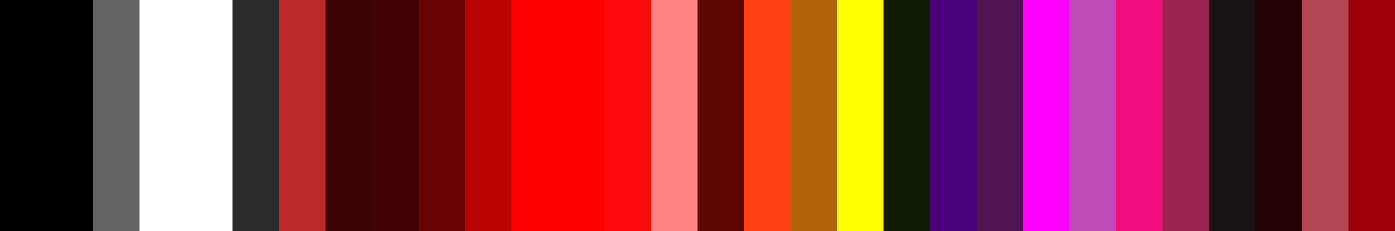
#> input picture analyzer/plots/colors/ir_anger.png, 2790 x 462 px, found by its file name (shown at 1/2 size); its folder holds only this picture in this run
$ python convolve.py
#> lines starting #> are read from the running program, lines starting #| are printed output that depends on the picture
from PIL import Image
import numpy as np
import imageio
from tqdm import tqdm  # Import tqdm for progress bar
from scipy.ndimage import convolve
import os

def convolute(img_source):

#> called with img_source = 'ir_anger.png'
    img_source = 'analyzer/plots/colors/' + img_source

    # Load your PNG file
    img = Image.open(img_source)
#> img is the input picture: PIL image 2790x462 RGBA; mean R, G, B, A 148.7, 51.2, 61.7, 255

    # Convert image to numpy array (RGB)
    img_array = np.array(img)

    # Define a simple kernel (e.g., identity or blur kernel)
    kernel = np.array([
        [1, 1, 1],
        [1, 1, 1],
        [1, 1, 1]
    ]) / 9

    # Function to apply convolution using scipy
    def apply_convolution(img_array, kernel):
        # Apply convolution for each color channel separately
        convolved_img_array = np.zeros_like(img_array)

        for c in range(img_array.shape[2]):  # Iterate over color channels (RGB)
            convolved_img_array[:, :, c] = convolve(img_array[:, :, c], kernel)

        return convolved_img_array

    # Prepare for GIF generation
    frames = []

    # Number of frames for GIF generation

    column_sizes = [30 - i for i in range(30)]  # List of column sizes to iterate over
    num_frames = len(column_sizes)  # We have 30 steps, one for each column count

    # Start with the original image
    current_img_array = img_array

    # Determine the target size for resizing all frames (use the size of the original image)
    height, width, _ = img_array.shape
#> height = 462; width = 2790
    target_size = (width, height)  # We will resize all images to match the original size
#> target_size = (2790, 462)

    # Convolve image step by step and save frames for the GIF, with progress bar
    for i in tqdm(range(num_frames), desc="Generating Frames", unit="frame"):
        # Determine the current column size
        column_size = column_sizes[i % len(column_sizes)]  # Loop through the column sizes

        # Resize the image to the current column size
        new_width = column_size
        resized_img = Image.fromarray(current_img_array)
        resized_img = resized_img.resize((new_width, height))  # Resize to new width
        resized_img_array = np.array(resized_img)

        # Apply convolution to the resized image
        convolved_img_array = apply_convolution(resized_img_array, kernel)

        # Resize back to the target size (original size) to ensure all frames are the same size
        resized_back_img = Image.fromarray(np.clip(convolved_img_array, 0, 255).astype(np.uint8))
        resized_back_img = resized_back_img.resize(target_size)  # Resize to original size
        frames.append(np.array(resized_back_img))  # Store frame as numpy array
#> this loop made 30 passes
#> pass 1, in convolute, `resized_img = resized_img.resize((new_width, height))`:
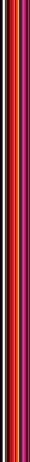
#> resized_img: PIL image 30x462 RGBA; mean R, G, B, A 148.6, 51.3, 61.7, 255
#> pass 1, in convolute, `convolved_img_array = apply_convolution(resized_img_array, kernel)`:
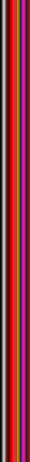
#> convolved_img_array: shape (462, 30, 4); mean R, G, B, A 148.2, 50.9, 61.3, 255
#> pass 1, in convolute, `resized_back_img = resized_back_img.resize(target_size)`:
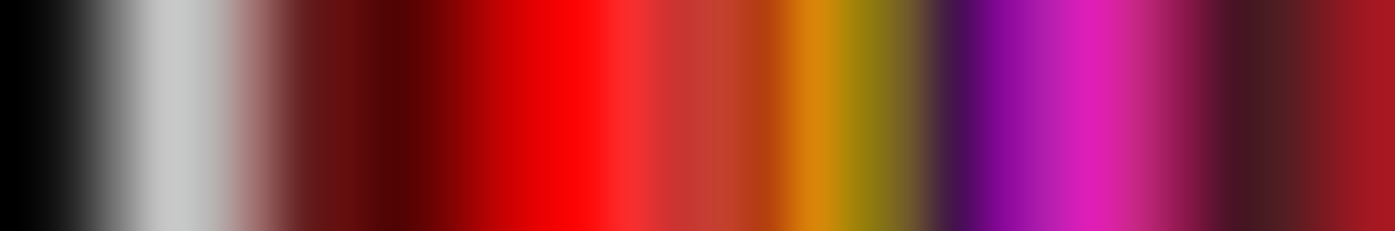
#> resized_back_img: PIL image 2790x462 RGBA (shown at 1/2 size); mean R, G, B, A 148.2, 50.9, 61.3, 255
#> pass 2, in convolute, `resized_img = resized_img.resize((new_width, height))`:
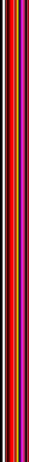
#> resized_img: PIL image 29x462 RGBA; mean R, G, B, A 148.5, 51.3, 61.7, 255
#> after the loop, frames = 30 items

    # Create and save the GIF
    file_path = '/'.join(img_source.split('/')[:-1])
    file_path = file_path + '/blur_convolution_gifs/' + img_source.split('/')[-1][:-3] + 'gif'

    imageio.mimsave(file_path, frames, duration=0.1)  # Adjust duration for frame speed

# convolute('or_joy.png')

folder_path = 'analyzer/plots/colors/'

# Get a list of all file names in the folder
file_names = [f for f in os.listdir(folder_path) if os.path.isfile(os.path.join(folder_path, f))]

for pngs in file_names:
    convolute(pngs)

$ run again, on analyzer/plots/colors/ir_sad.png
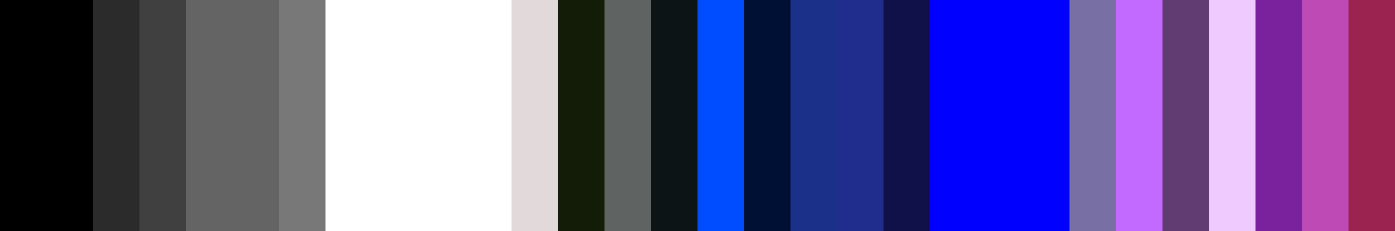
#> input picture analyzer/plots/colors/ir_sad.png, 2790 x 462 px, found by its file name (shown at 1/2 size)
#> in convolute, img is the input picture: PIL image 2790x462 RGBA; mean R, G, B, A 99.6, 87.8, 147.3, 255
#> the loop in convolute, `for i in tqdm(range(num_frames), desc="Generating Frames", unit="frame..` made 30 passes
#> pass 1, in convolute, `resized_back_img = resized_back_img.resize(target_size)`:
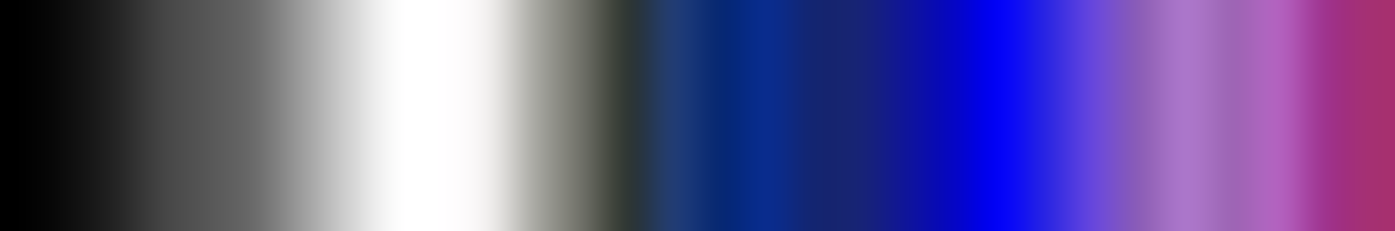
#> resized_back_img: PIL image 2790x462 RGBA (shown at 1/2 size); mean R, G, B, A 99.3, 87.3, 146.7, 255
#> pass 2, in convolute, `resized_img = resized_img.resize((new_width, height))`:
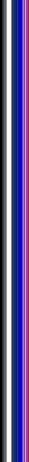
#> resized_img: PIL image 29x462 RGBA; mean R, G, B, A 99.7, 87.9, 147.1, 255
#> after the loop in convolute, `for i in tqdm(range(num_frames), desc="Generating Frames", unit="frame..`: frames = 30 items

$ run again, on analyzer/plots/colors/or_anger.png
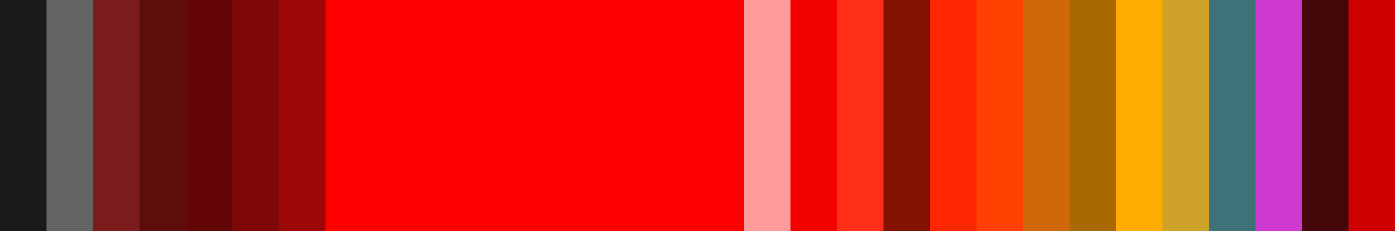
#> input picture analyzer/plots/colors/or_anger.png, 2790 x 462 px, found by its file name (shown at 1/2 size)
#> in convolute, img is the input picture: PIL image 2790x462 RGBA; mean R, G, B, A 193.2, 41, 25.2, 255
#> the loop in convolute, `for i in tqdm(range(num_frames), desc="Generating Frames", unit="frame..` made 30 passes
#> pass 1, in convolute, `resized_back_img = resized_back_img.resize(target_size)`:
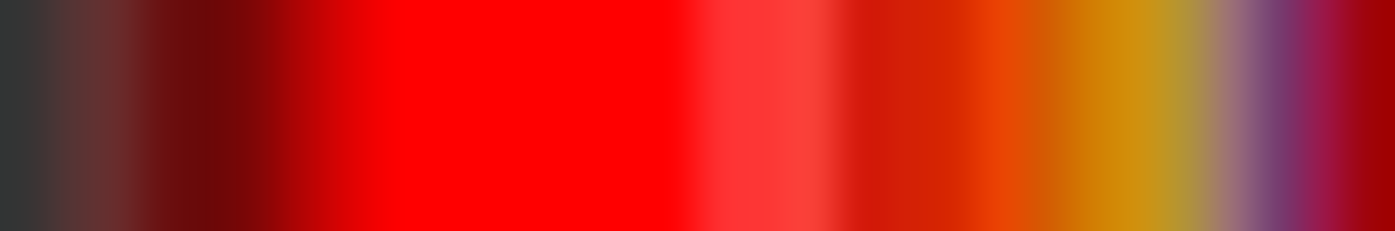
#> resized_back_img: PIL image 2790x462 RGBA (shown at 1/2 size); mean R, G, B, A 192.8, 40.7, 25, 255
#> pass 2, in convolute, `resized_img = resized_img.resize((new_width, height))`:
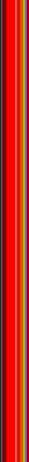
#> resized_img: PIL image 29x462 RGBA; mean R, G, B, A 193, 41.3, 25.5, 255
#> after the loop in convolute, `for i in tqdm(range(num_frames), desc="Generating Frames", unit="frame..`: frames = 30 items

$ run again, on analyzer/plots/colors/or_disgust.png
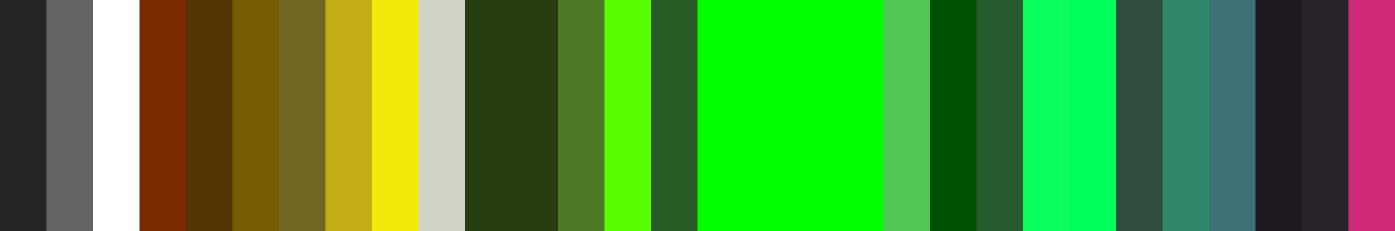
#> input picture analyzer/plots/colors/or_disgust.png, 2790 x 462 px, found by its file name (shown at 1/2 size)
#> in convolute, img is the input picture: PIL image 2790x462 RGBA; mean R, G, B, A 77.4, 140.9, 52.4, 255
#> the loop in convolute, `for i in tqdm(range(num_frames), desc="Generating Frames", unit="frame..` made 30 passes
#> pass 1, in convolute, `resized_back_img = resized_back_img.resize(target_size)`:
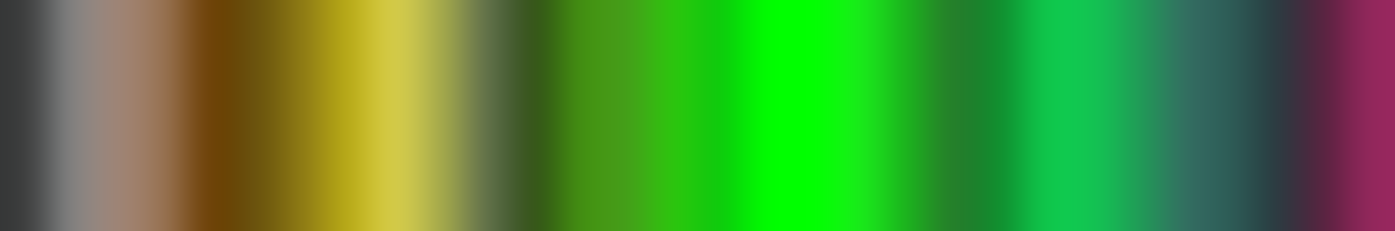
#> resized_back_img: PIL image 2790x462 RGBA (shown at 1/2 size); mean R, G, B, A 76.8, 140.4, 52, 255
#> pass 2, in convolute, `resized_img = resized_img.resize((new_width, height))`:
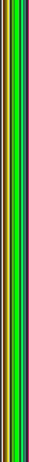
#> resized_img: PIL image 29x462 RGBA; mean R, G, B, A 77.6, 140.5, 52.6, 255
#> after the loop in convolute, `for i in tqdm(range(num_frames), desc="Generating Frames", unit="frame..`: frames = 30 items

$ run again, on analyzer/plots/colors/ir_disgust.png
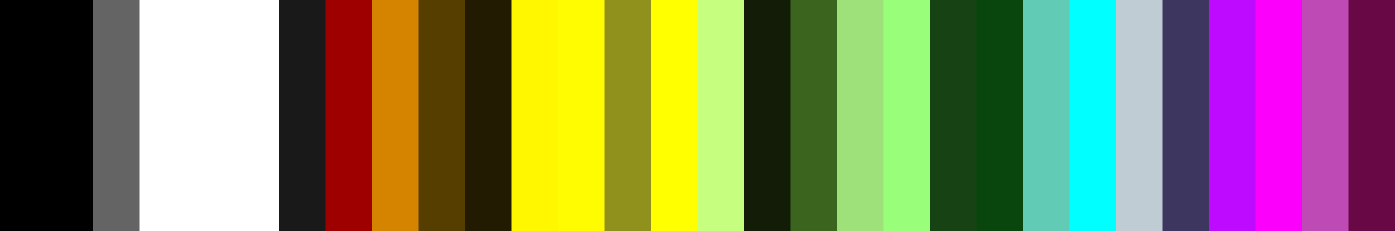
#> input picture analyzer/plots/colors/ir_disgust.png, 2790 x 462 px, found by its file name (shown at 1/2 size)
#> in convolute, img is the input picture: PIL image 2790x462 RGBA; mean R, G, B, A 133.1, 127.2, 95.4, 255
#> the loop in convolute, `for i in tqdm(range(num_frames), desc="Generating Frames", unit="frame..` made 30 passes
#> pass 2, in convolute, `resized_img = resized_img.resize((new_width, height))`:
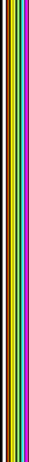
#> resized_img: PIL image 29x462 RGBA; mean R, G, B, A 132.6, 126.4, 95.4, 255
#> after the loop in convolute, `for i in tqdm(range(num_frames), desc="Generating Frames", unit="frame..`: frames = 30 items
